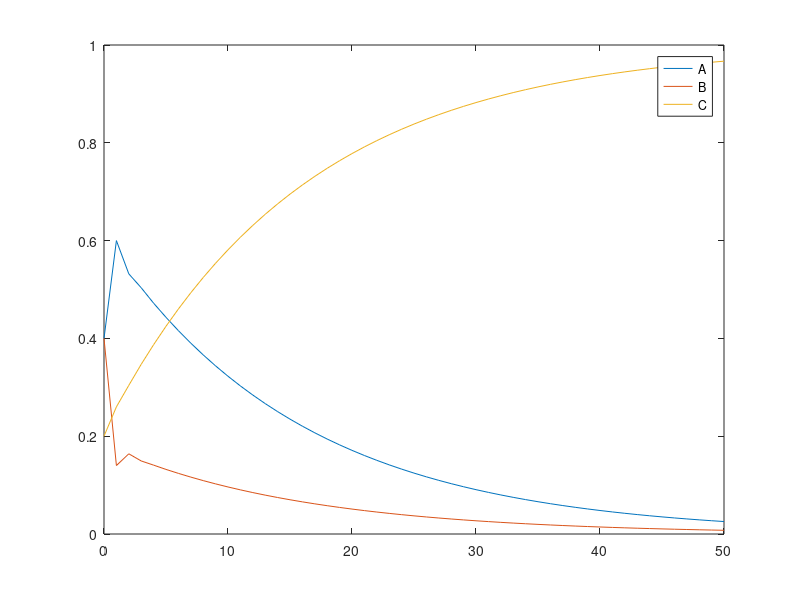

The MATLAB source for this figure:
% Leslie matrix for customers in A, B and C

L = [0.70 0.80 0.00;
       0.25 0.10 0.00;
       0.05 0.10 1.00];
   
check = sum(L); % should equal one for each column

N = 50;

% adding in a matrix for the results

results = zeros(N+1,5);
X = [40000 40000 20000]';

TotalPop = sum(X);

results(1,:) = [0 X' sum(X)];
disp([0 X' sum(X)]);


for i = 1:N
    X = L*X;
    results(i+1,:) = [i X' sum(X)];
    disp([i X' sum(X)]);
end


prop_res = results(:,1:4);
prop_res(:,2:4) = prop_res(:,2:4)/TotalPop;


plot(prop_res(:,1),prop_res(:,2:4));
legend('A','B','C');

      